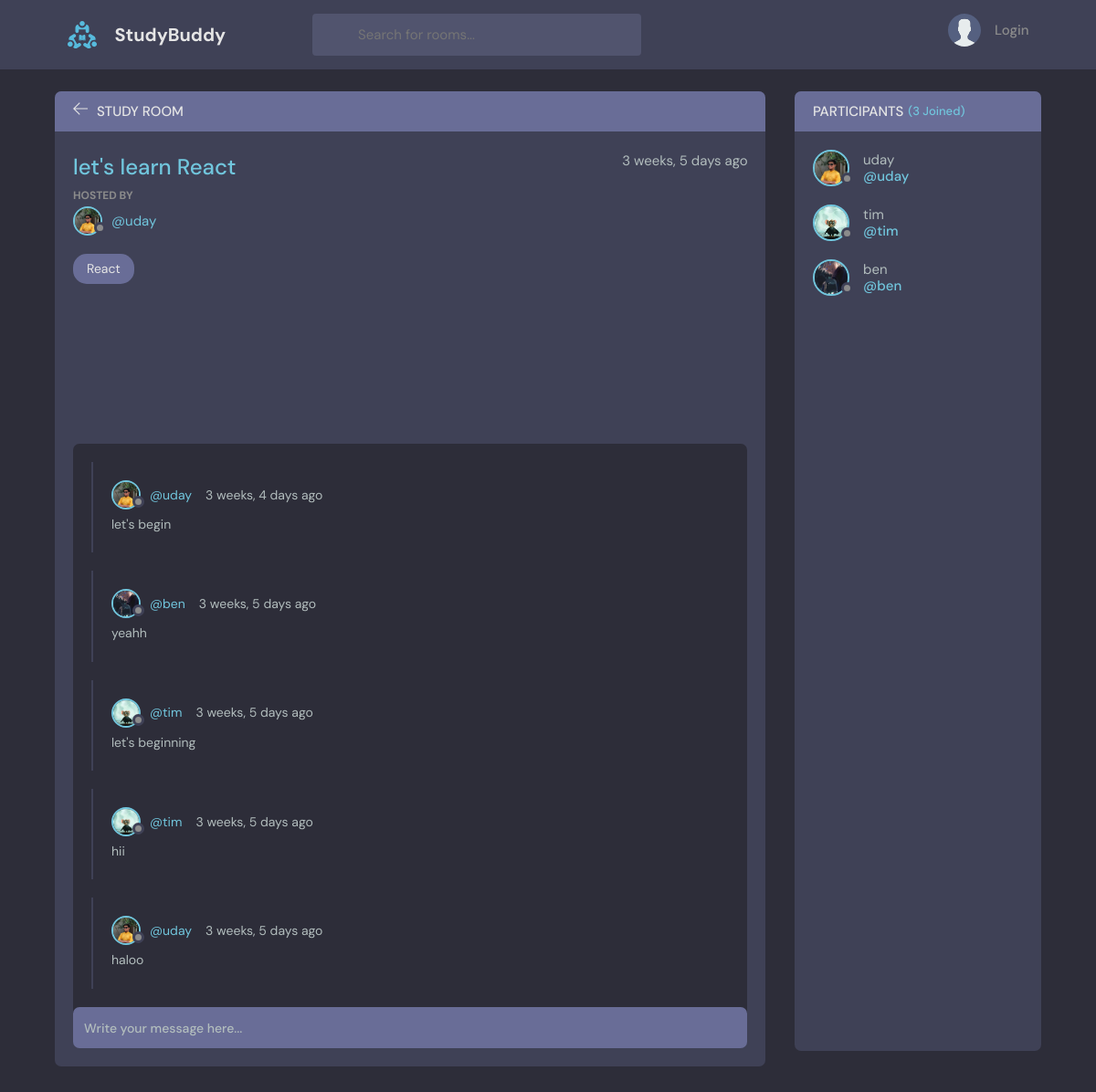
The page /room/1/ on the database its author committed.
### base/models.py (models this page shows, shortened)
class Room(models.Model):
    host = models.ForeignKey(User, on_delete=models.SET_NULL, null=True)
    topic = models.ForeignKey(Topic, on_delete=models.SET_NULL, null=True)
    name = models.CharField(max_length=200)
    description = models.TextField(null=True, blank=True)
    participants = models.ManyToManyField(User, related_name='participants', blank=True)
    update = models.DateTimeField(auto_now=True)
    created = models.DateTimeField(auto_now_add=True)
    class Meta:
        ordering = ['-update', '-created']

class User(AbstractUser):
    name = models.CharField(max_length= 200 , null= True)
    email = models.EmailField( unique=True,null= True)
    bio = models.TextField(null= True)
    avatar = models.ImageField(null = True , default = "avatar.svg")
    USERNAME_FIELD = 'email'
    REQUIRED_FIELDS = ['username']

class Topic(models.Model):
    name = models.CharField(max_length=200)
    def __str__(self):
        return self.name

class Message(models.Model):
    user = models.ForeignKey(User,on_delete=models.CASCADE)
    room= models.ForeignKey(Room,on_delete=models.CASCADE)
    body = models.TextField()
    update = models.DateTimeField(auto_now=True)
    created = models.DateTimeField(auto_now_add=True)
    class Meta:
        ordering = ['-update', '-created']

### base/views.py (the view, shortened to what this page needs)
# urls.py: path('room/<str:pk>/',views.room, name = 'room'),
def room(request, pk):
    room = Room.objects.get(id=pk)
    room_messages = room.message_set.all()
    participants = room.participants.all()
    context = {'room': room, 'room_messages': room_messages, 'participants': participants}
    return render(request, 'base/room.html', context)

### base/templates/base/room.html (shortened to what this page needs)
{% extends 'main.html' %}
{% block content %}
    <main class="profile-page layout layout--2">
      <div class="container">
        <div class="room">
          <div class="room__top">
            <div class="room__topLeft">
              <a href="{% url 'home' %}">
                <svg version="1.1" xmlns="http://www.w3.org/2000/svg" width="32" height="32" viewBox="0 0 32 32">
                  <title>arrow-left</title>
                  <path
                    d="M13.723 2.286l-13.723 13.714 13.719 13.714 1.616-1.611-10.96-10.96h27.625v-2.286h-27.625l10.965-10.965-1.616-1.607z"
                  ></path>
                </svg>
              </a>
              <h3>Study Room</h3>
            </div>
          </div>
          <div class="room__box scroll">
            <div class="room__header scroll">
              <div class="room__info">
                <h3>{{room.name}}</h3>
                <span>{{room.created|timesince}} ago</span>
              </div>
              <div class="room__hosted">
                <p>Hosted By</p>
                {% if room.host %}
                <a href="{% url 'user-Profile' room.host.id %}" class="room__author">
                {% endif %}
                  <div class="avatar avatar--small">
                    <img src="{{room.host.avatar.url}}" />
                  </div>
                  <span>@{{room.host.username}}</span>
                </a>
              </div>
              <span class="room__topics">{{room.topic}}</span>
            </div>
            <div class="room__conversation">
              <div class="threads scroll">
                {% for message in room_messages %}
                 <div class="thread">
                  <div class="thread__top">
                    <div class="thread__author">
                      <a href="{% url 'user-Profile' message.user.id %}" class="thread__authorInfo">
                        <div class="avatar avatar--small">
                          <img src="{{message.user.avatar.url}}" />
                        </div>
                        <span>@{{message.user.username}}</span>
                      </a>
                      <span class="thread__date">{{message.created|timesince}} ago</span>
                    </div>
                 </div>
                  <div class="thread__details">
                   {{message.body}}
                  </div>
                </div>
                {% endfor %}
              </div>
            </div>
          </div>
          <div class="room__message">
            <form action="" method = "post">
              <input name="body" placeholder="Write your message here..." />
            </form>
          </div>
        </div>
        <div class="participants">
          <h3 class="participants__top">Participants <span>({{participants.count}} Joined)</span></h3>
          <div class="participants__list scroll">
            {% for user in participants %}
            <a href="{% url 'user-Profile' user.id %}" class="participant">
              <div class="avatar avatar--medium">
                <img src="{{user.avatar.url}}" />
              </div>
              <p>
                {{user.username}}
                <span>@{{user.username}}</span>
              </p>
            </a>
             {% endfor %}
          </div>
        </div>
      </div>
    </main>
    {% endblock content %}

### rows shown on the page
Room: name "let's learn React", created "3 weeks, 5 days", host.avatar (picture), host.username "uday", topic "React"
Message: user.avatar (picture), user.username "uday", created "3 weeks, 4 days", body "let's begin"
Message: user.avatar (picture), user.username "ben", created "3 weeks, 5 days", body "yeahh"
Message: user.avatar (picture), user.username "tim", created "3 weeks, 5 days", body "let's beginning"
Message: user.avatar (picture), user.username "tim", created "3 weeks, 5 days", body "hii"
Message: user.avatar (picture), user.username "uday", created "3 weeks, 5 days", body "haloo"
User: avatar (picture), username "uday"
User: avatar (picture), username "tim"
User: avatar (picture), username "ben"

### other values the page prints
{{ participants.count }} "3"
